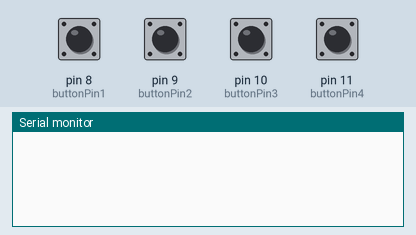
Bench run of a sketch on a simulated Arduino Uno, built with avr-gcc and run on an emulated ATmega328P. Parts: the last lines printed to the serial monitor. The test bench sets the inputs (shaded band); at power-on: pin 8 (buttonPin1), pin 9 (buttonPin2), pin 10 (buttonPin3), pin 11 (buttonPin4) HIGH.

Above: at 1.2 s.
1.3 s: pin 8 (buttonPin1) pulled LOW for 0.15 s
At 2.0 s:
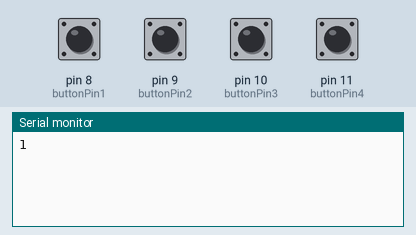
2.9 s: pin 9 (buttonPin2) pulled LOW for 0.15 s
At 3.2 s:
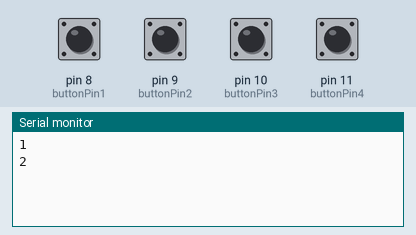
4.5 s: pin 10 (buttonPin3) pulled LOW for 0.15 s
At 5.6 s:
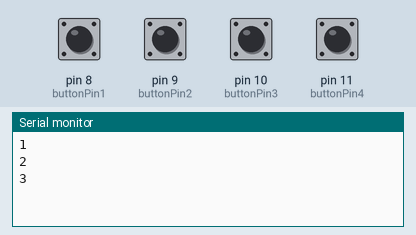
6.1 s: pin 11 (buttonPin4) pulled LOW for 0.15 s
At 6.9 s:
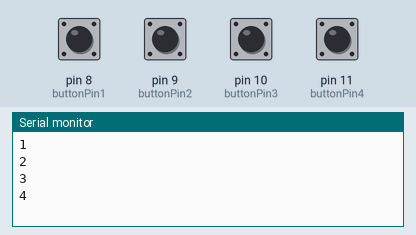
Timing chart, 0 to 8.7 s (numbered marks = the images above; inputs shaded):
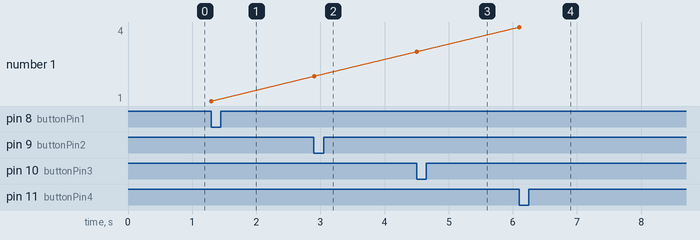

Measured:
- after the input at 1.3 s, the serial monitor: prints a new line at once (image 1)
- after the input at 2.9 s, the serial monitor: prints a new line at once (image 2)
- after the input at 4.5 s, the serial monitor: prints a new line at once (image 3)
- after the input at 6.1 s, the serial monitor: prints a new line at once (image 4)
- plotted number 1: 1 → 2 after the input at 2.9 s, 2 → 3 after the input at 4.5 s, 3 → 4 after the input at 6.1 s

The sketch:

arduino.ino
```cpp
const int buttonPin1 = 8;
const int buttonPin2 = 9;
const int buttonPin3 = 10;
const int buttonPin4 = 11;

void setup() {
  Serial.begin(9600);
  pinMode(buttonPin1, INPUT_PULLUP);
  pinMode(buttonPin2, INPUT_PULLUP);
  pinMode(buttonPin3, INPUT_PULLUP);
  pinMode(buttonPin4, INPUT_PULLUP);


}

void loop() {
  int buttonState1;
  buttonState1 = digitalRead(buttonPin1);
  int buttonState2;
  buttonState2 = digitalRead(buttonPin2);
  int buttonState3;
  buttonState3 = digitalRead(buttonPin3);
  int buttonState4;
  buttonState4 = digitalRead(buttonPin4);

  if (buttonState1 == LOW)
  {
    Serial.println("1");
    delay(200);
  }
  else if (buttonState2 == LOW){
    Serial.println("2");
    delay(200);
    }
  else if (buttonState3 == LOW){
    Serial.println("3");
    delay(200);
    }
  else if (buttonState4 == LOW){
    Serial.println("4");
    delay(200);
    }
}
```
